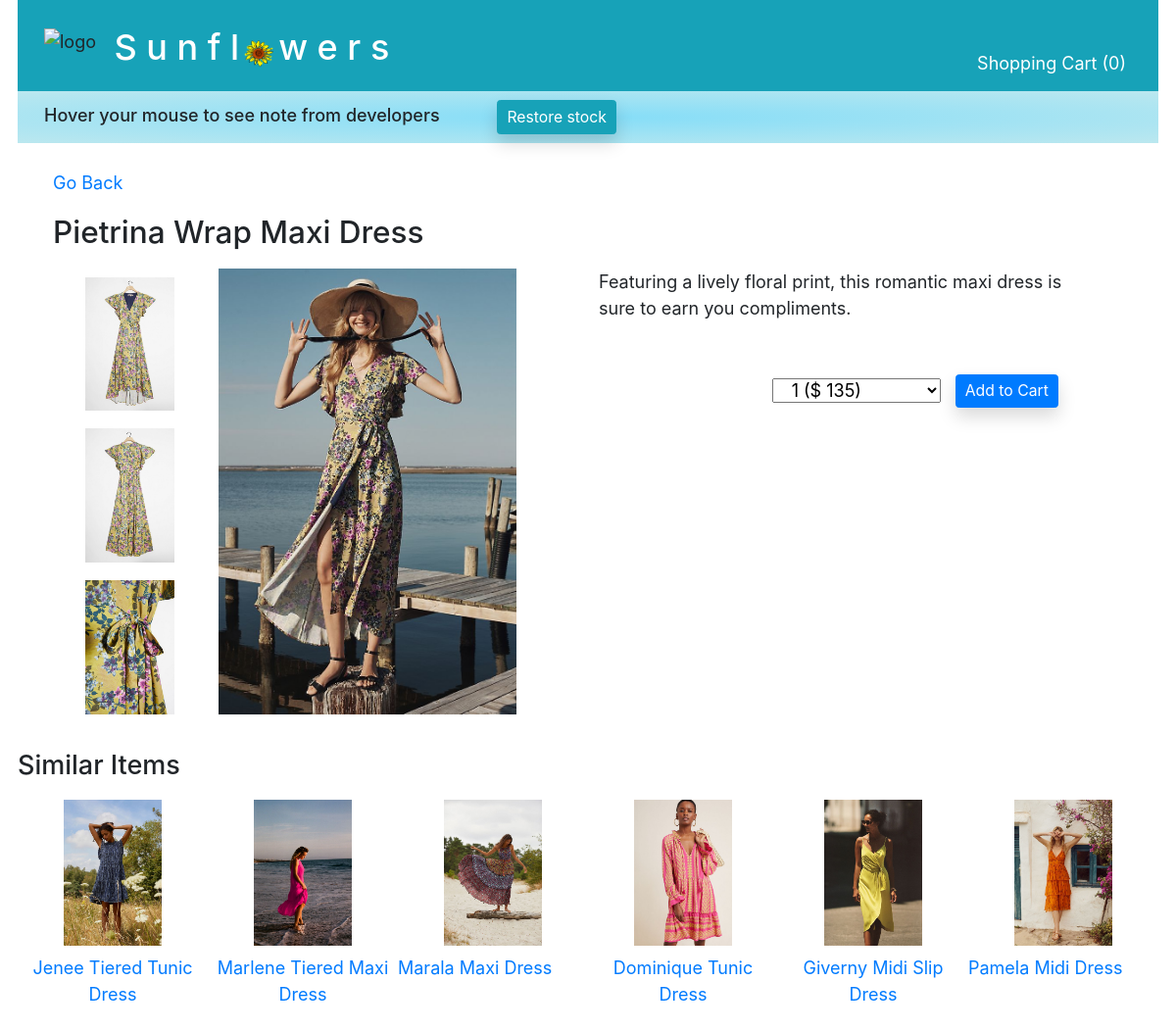
Page /product/category/1/item/4 on the committed database.
### main/models.py (models this page shows, shortened)
class Product(models.Model):
    name = models.CharField(max_length=255, default="")
    desc= models.TextField(default="")
    quantity_purchased = models.IntegerField(default=0)
    quantity_sold = models.IntegerField(default=0)
    quantity_available = models.IntegerField(default=0)
    temp_quan_avail = models.IntegerField(default=0)
    unit_price=models.DecimalField(max_digits=5, decimal_places=0)
    category = models.ForeignKey(
        Category,
        related_name='products_included',
        on_delete=models.CASCADE
    )
    objects = ClassManager()

class Photo(models.Model):
    img = models.ImageField(upload_to='products', blank=True)
    type_of_photo = models.ForeignKey(
        PhotoType,
        related_name='photos_included',
        on_delete=models.CASCADE
    )
    for_product = models.ForeignKey(
        Product,
        related_name='photos',
        on_delete=models.CASCADE
    )

### main/views.py (the view)
# urls.py: path('product/category/<int:cat_id>/item/<int:product_id>', views.display_product),
def display_product(request, cat_id, product_id ):
    price_1 = Product.objects.get(id=product_id).unit_price
    price_2 = Product.objects.get(id=product_id).unit_price*2
    price_3 = Product.objects.get(id=product_id).unit_price*3
    if "cart_dict" not in request.session:
        request.session["cart_dict"] ={};
        quantity_in_cart = 0
    else:
        quantity_in_cart = 0
        for key in request.session["cart_dict"]:
            quantity_in_cart += request.session["cart_dict"][key]
    context = {
        "this_product": Product.objects.get(id=product_id),
        "this_category": Category.objects.get(id=cat_id),
        "similar_items": Product.objects.filter(category_id=cat_id),
        "price_1": price_1,
        "price_2": price_2,
        "price_3": price_3,
        "product_class": Product,
        "quantity_in_cart": quantity_in_cart,
    }
    print('request.session["cart_dict"]: ', request.session["cart_dict"])
    print("quantity_in_cart: ", quantity_in_cart)
    print("request.POST: ", request.POST)
    return render(request, '_3_shop_prod_info.html', context)

### main/templates/_3_shop_prod_info.html (shortened to what this page needs)
<!DOCTYPE html>
<html lang="en">
<head>
    {% include "_0_head_tags.html" %}
</head>
<body>
    <div id="container">
        {% include "_0_top_nav_bar.html" %}
        <a class="row mx-5 mb-3" href="/product/category/{{ this_category.id }}">Go Back</a>
        <div class="row mx-5 h3 mb-3">{{ this_product.name }}</div>
        <div class="row mx-3">
            <div class="col-5 mx-5">
                <div class="row">
                    <div class="col-3">
                        {% for photo in this_product.photos.all %}
                        {% if photo.type_of_photo_id == 2 %}
                        <div class="row">
                            <a href="/product/category/{{this_category.id}}/item/{{this_product.id}}/{{photo.id}}"><img class="col my-2" src="{{ photo.img.url }}"></a>
                        </div>
                        {% endif %}
                        {% endfor %}
                    </div>
                    <div class="col">
                        {% for photo in this_product.photos.all %}
                        {% if photo.type_of_photo_id == 1 %}
                        <img class="col-12 mb-2" src="{{ photo.img.url }}">
                        {% endif %}
                        {% endfor %}
                    </div>
                </div>
            </div>
            <div class="col-5">
                <div class="row mb-5">{{this_product.desc}}</div>
                <form class="row" action="/add_to_cart" method="POST">
                    <div class="col-5 offset-4">
                        <select class="col-12 mt-1" name="quantity" id="">
                            {% if this_product.temp_quan_avail >= 1 %}
                            <option value="1">1 ($ {{price_1}})</option>
                            {% endif %}
                        </select>
                    </div>
                    <button class=" btn btn-primary btn-sm shadow" >Add to Cart</button>
                </form>
            </div>
        </div>
        <div class="row mx-3 py-2 mt-3 h4">Similar Items</div>
        <div class="row mx-3">
            {% for product in similar_items|slice:":7" %}
            {% if product.id != this_product.id and this_product.temp_quan_avail > 0 %}
            {% for photo in product.photos.all %}
            {% if photo.type_of_photo_id == 1 %}
            <div class="col-2 text-center mb-5">
                <div class="row">
                    <img style="height: auto !important;" class="col-8 offset-2 mb-2" src="{{ photo.img.url }}">
                </div>
                <a class="row" href="/product/category/{{this_category.id}}/item/{{ product.id}}">{{ product.name }}</a>
            </div>
            {% endif %}
            {% endfor %}
            {% endif %}
            {% endfor %}
        </div>
    </div>
</body>
</html>

### main/static/projectStyle.css (style rules this page uses)
* { font-size:1.5vw; }
img { height: auto !important; }

### main/templates/_3_shop_prod_info.html (style rules this page uses)
* { font-size:1.5vw; }
img { height: auto !important; }

### rows in the picture
Product: name "Pietrina Wrap Maxi Dress", desc "Featuring a lively floral print, this romantic maxi dress is sure to earn you compliments.", quantity "1 ($ 135)"
Photo: img (picture)
Photo: img (picture)
Photo: img (picture)
Photo: img (picture)
Product: name "Jenee Tiered Tunic Dress"
Photo: img (picture)
Product: name "Marlene Tiered Maxi Dress"
Photo: img (picture)
Product: name "Marala Maxi Dress"
Photo: img (picture)
Product: name "Dominique Tunic Dress"
Photo: img (picture)
Product: name "Giverny Midi Slip Dress"
Photo: img (picture)
Product: name "Pamela Midi Dress"
Photo: img (picture)

### other values in the picture
{{ quantity_in_cart }} "0"
